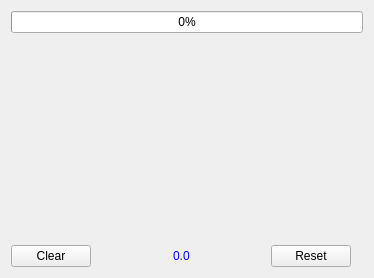
<?xml version="1.0" encoding="UTF-8"?>
<ui version="4.0">
 <class>PositionTrackerAdapter</class>
 <widget class="QWidget" name="PositionTrackerAdapter">
  <property name="geometry">
   <rect>
    <x>0</x>
    <y>0</y>
    <width>374</width>
    <height>278</height>
   </rect>
  </property>
  <property name="windowTitle">
   <string>Form</string>
  </property>
  <layout class="QGridLayout" name="gridLayout">
   <item row="1" column="4">
    <spacer name="verticalSpacer">
     <property name="orientation">
      <enum>Qt::Vertical</enum>
     </property>
     <property name="sizeHint" stdset="0">
      <size>
       <width>20</width>
       <height>40</height>
      </size>
     </property>
    </spacer>
   </item>
   <item row="2" column="1">
    <spacer name="horizontalSpacer_2">
     <property name="orientation">
      <enum>Qt::Horizontal</enum>
     </property>
     <property name="sizeType">
      <enum>QSizePolicy::Expanding</enum>
     </property>
     <property name="sizeHint" stdset="0">
      <size>
       <width>40</width>
       <height>20</height>
      </size>
     </property>
    </spacer>
   </item>
   <item row="2" column="2">
    <widget class="QLabel" name="scaleLabel">
     <property name="styleSheet">
      <string notr="true">color: rgb(0, 0, 255);</string>
     </property>
     <property name="text">
      <string>0.0</string>
     </property>
    </widget>
   </item>
   <item row="2" column="3">
    <spacer name="horizontalSpacer">
     <property name="orientation">
      <enum>Qt::Horizontal</enum>
     </property>
     <property name="sizeHint" stdset="0">
      <size>
       <width>40</width>
       <height>20</height>
      </size>
     </property>
    </spacer>
   </item>
   <item row="2" column="0">
    <widget class="QPushButton" name="clearButton">
     <property name="minimumSize">
      <size>
       <width>0</width>
       <height>0</height>
      </size>
     </property>
     <property name="text">
      <string>Clear</string>
     </property>
    </widget>
   </item>
   <item row="0" column="0" colspan="7">
    <widget class="QProgressBar" name="progressBar">
     <property name="value">
      <number>0</number>
     </property>
    </widget>
   </item>
   <item row="2" column="4">
    <widget class="QPushButton" name="resetButton">
     <property name="text">
      <string>Reset</string>
     </property>
    </widget>
   </item>
  </layout>
 </widget>
 <resources/>
 <connections/>
</ui>
